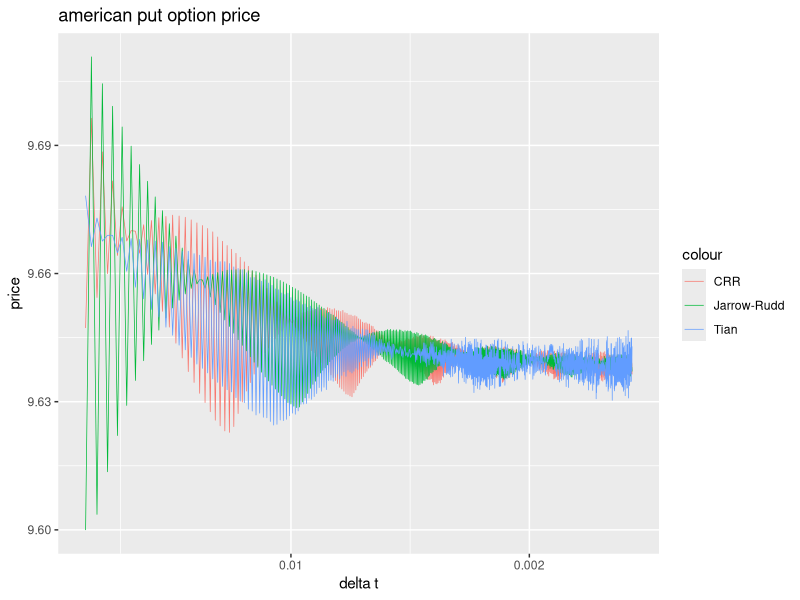
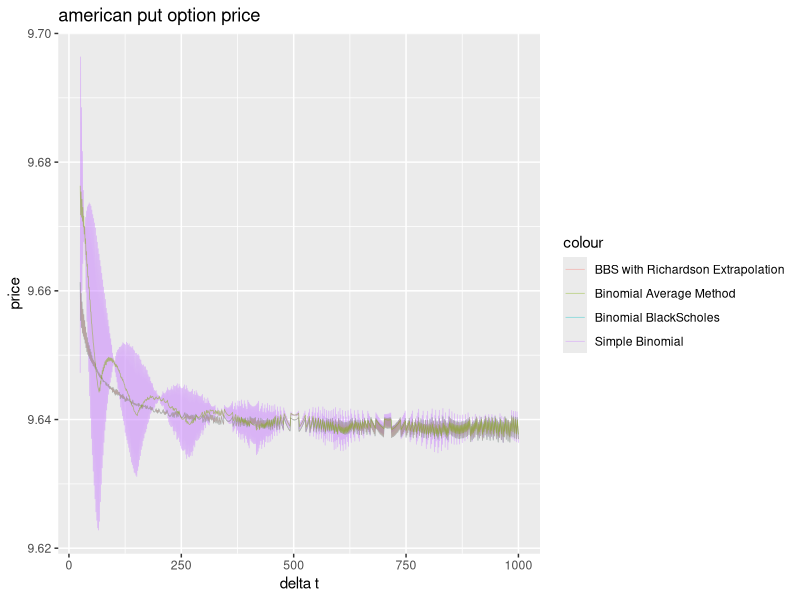
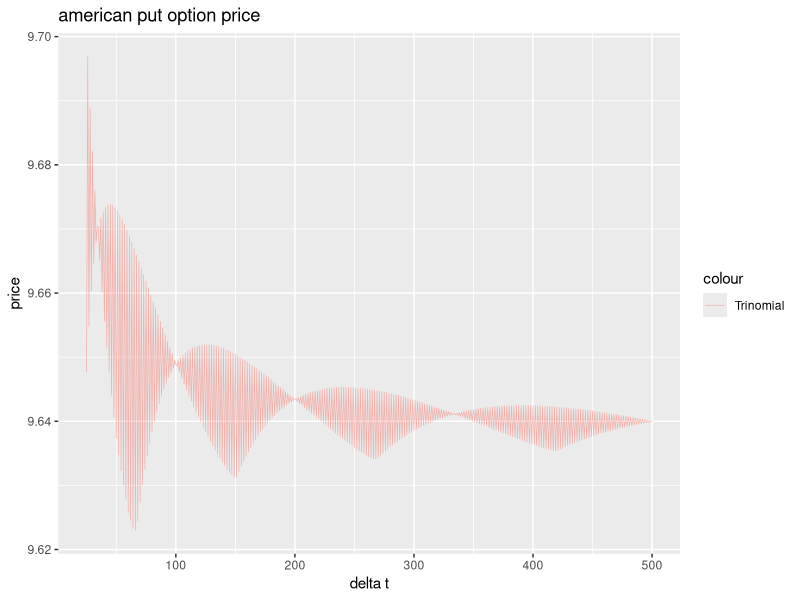
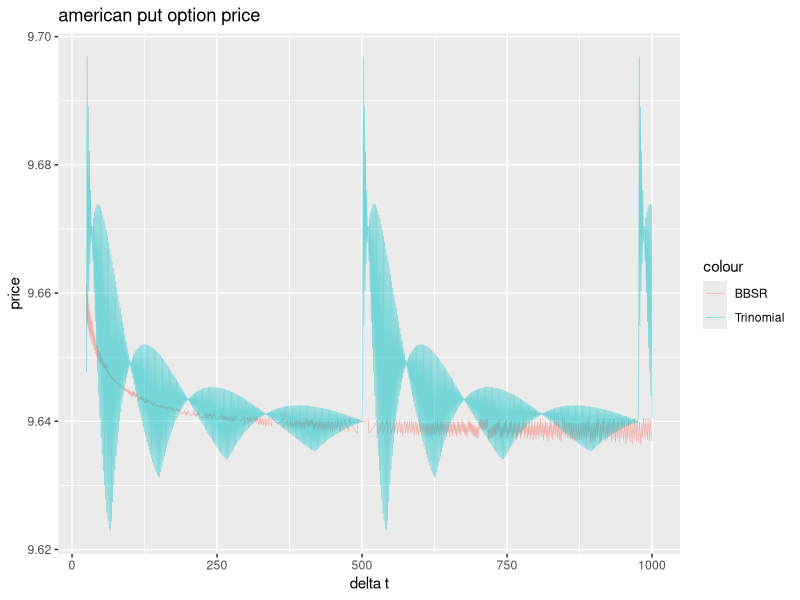

Write the R code that produced these figures, in order.
setwd("~/Documents/projects/c++_project/opt_pricing_binomial_american_put/DerivedData/opt_pricing_binomial_american_put/Build/Products/Debug")
library(ggplot2)


result_a <- read.csv('results_a.csv' , colClasses = c(rep("double", 4), "NULL"),header = FALSE)

result_a$V1 <- -log10(result_a$V1)

ggplot( result_a, aes(V1) ) + 
  geom_line( aes( y = V2 , col='CRR'), size = 0.25) +
  geom_line( aes( y = V3 , col='Jarrow-Rudd' ), size = 0.25 ) +
  geom_line( aes( y = V4 , col='Tian' ), size = 0.25 ) +
  labs( title = "american put option price")+
  xlab('delta t')+
  ylab('price')+
  scale_x_continuous(breaks=-log10(c(1,0.1,0.01,0.002)),labels=c("1","0.1" ,"0.01", "0.002"))





result_b <- read.csv('results_b.csv' , colClasses = c(rep("double", 5), "NULL"),header = FALSE)

ggplot( result_b, aes(V1) ) + 
  geom_line( aes( y = V2 , col='Simple Binomial'), size = 0.25,alpha=0.5) +
  geom_line( aes( y = V3 , col='Binomial BlackScholes'), size = 0.25,alpha=0.5) +
  geom_line( aes( y = V4 , col='BBS with Richardson Extrapolation' ), size = 0.25,alpha=0.5 ) +
  geom_line( aes( y = V5 , col='Binomial Average Method' ), size = 0.25,alpha=0.5 ) +
  labs( title = "american put option price")+
  xlab('delta t')+
  ylab('price')

result_c <- read.csv('results_c.csv' , colClasses = c("double","double" , "NULL"),header = FALSE)

ggplot( result_c, aes(V1) ) + 
  geom_line( aes( y = V2 , col='Trinomial'), size = 0.25,alpha=0.5) +
  labs( title = "american put option price")+
  xlab('delta t')+
  ylab('price')
  #scale_x_continuous(breaks=-log10(c(1,0.1,0.01,0.002)),labels=c("1","0.1" ,"0.01", "0.002"))



comapre <- data.frame(cbind(result_b$V1,result_b$V4,result_c$V2))

ggplot( comapre, aes(X1) ) + 
  geom_line( aes( y = X2 , col='BBSR'), size = 0.25,alpha=0.5) +
  geom_line( aes( y = X3 , col='Trinomial'), size = 0.25,alpha=0.5) +
  labs( title = "american put option price")+
  xlab('delta t')+
  ylab('price')
#scale_x_continuous(breaks=-log10(c(1,0.1,0.01,0.002)),labels=c("1","0.1" ,"0.01", "0.002"))

